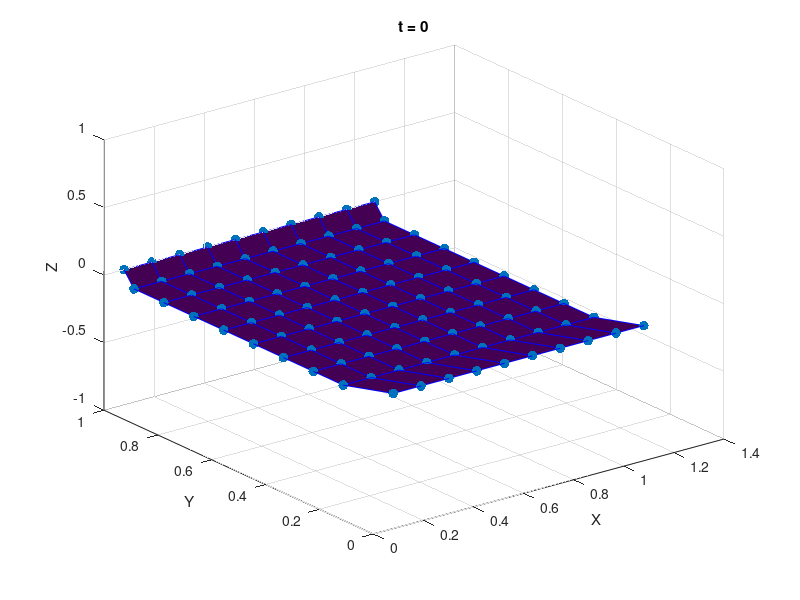

Write MATLAB code to recreate this figure. (Note: this script raises an error after producing the figure.)
% Define the plane size and number of points
n = 10;  % x Number
m = 10;  % y Number
numPoints = n * m;  % total Number

% the coordinates of the plane
x = repmat(linspace(0, 1, n), m, 1);
y = repmat(linspace(0, 1, m)', 1, n);
z = zeros(m, n);

% Select indices of points for periodic motion
% We can select the points within 5*5
movingPointIndices = [1, 10, 11, 20, 21,...
    30, 31, 40, 41, 50, 51, 60,...
    61, 70, 71, 80, 81, 90, 91, 100];

% the time sequence
t = 0:0.1:5;

% save GIF
filename = 'periodic_check.gif';


figure (1)
for i = 1:length(t)
    % calculate the new position
    newX = x;
    newY = y;
    newZ = z;
    
    % Update the positions of points undergoing periodic motion
    for j = 1:length(movingPointIndices)
        idx = movingPointIndices(j);
        amplitude = 0.08; % we can change to any amplitude
        newX(idx) = x(idx) + amplitude * cos(2*pi*t(i));
        newY(idx) = y(idx) + amplitude * sin(2*pi*t(i));
    end
    
    % if distance is less than 0.5
    distances = zeros(numPoints, numPoints);  % save distances
    for j = 1:numPoints
        for k = j+1:numPoints
            distances(j, k) = sqrt((newX(j) - newX(k))^2 + (newY(j) - newY(k))^2 + (newZ(j) - newZ(k))^2);
            distances(k, j) = distances(j, k);
        end
    end    
    
    % show the distance between adjacent points
    disp('Distances between adjacent points:');
    disp(distances);
    

    % realtime position
    surf(newX, newY, newZ, 'FaceColor', 'interp', 'EdgeColor', 'none');
    hold on;
    scatter3(newX(:), newY(:), newZ(:), 50, 'filled','r');
    hold on;
    
    % draw the connecting line between adjacent two points and 
    % check if the distance is less than 0.5
    for j = 1:m
        for k = 1:n
            idx = (j-1)*n + k; % calculate the index of each point in the plane
            if k < n
                line([newX(j, k), newX(j, k+1)], [newY(j, k), newY(j, k+1)], [newZ(j, k), newZ(j, k+1)], 'Color', 'b');
                % check if the distance between two neighbors is less than 0.5
                distance = sqrt((newX(j, k) - newX(j, k+1))^2 + (newY(j, k) - newY(j, k+1))^2 + (newZ(j, k) - newZ(j, k+1))^2);
                if distance >= 0.5
                    disp(['Distance between points (' num2str(j) ',' num2str(k) ') and (' num2str(j) ',' num2str(k+1) ') is greater than or equal to 0.5']);
                end
            end
            if j < m
                line([newX(j, k), newX(j+1, k)], [newY(j, k), newY(j+1, k)], [newZ(j, k), newZ(j+1, k)], 'Color', 'b');
                % check if the distance between two neighbors is less than 0.5
                distance = sqrt((newX(j, k) - newX(j+1, k))^2 + (newY(j, k) - newY(j+1, k))^2 + (newZ(j, k) - newZ(j+1, k))^2);
                if distance >= 0.5
                    disp(['Distance between points (' num2str(j) ',' num2str(k) ') and (' num2str(j+1) ',' num2str(k) ') is greater than or equal to 0.5']);
                end
            end
        end
    end
    
    % Set the figure
    title(['t = ' num2str(t(i))]);
    xlabel('X');
    ylabel('Y');
    zlabel('Z');
    grid on;
    view(3);
    
    % save gif
    frame = getframe(gcf);
    im = frame2im(frame);
    [imind, cm] = rgb2ind(im, 256);
    if i == 1
        imwrite(imind, cm, filename, 'gif', 'Loopcount', inf);
    else
        imwrite(imind, cm, filename, 'gif', 'WriteMode', 'append', 'DelayTime', 0.1);
    end
    
    hold off;
    pause(0.1);
end
